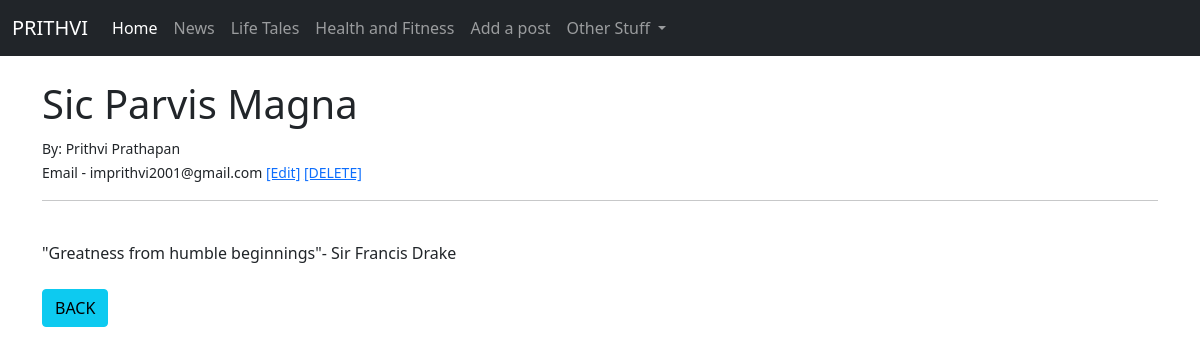
/article/1, run on an earlier commit of the app's database.
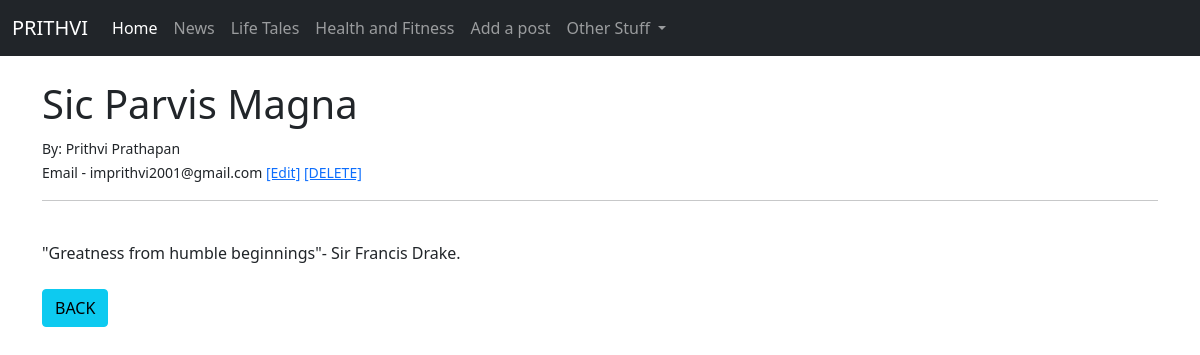
And on a later commit of the database.
### theblog/models.py (models this page shows, shortened)
class Post(models.Model):
	title = models.CharField(max_length = 255)
	title_tag = models.CharField(max_length = 255)
	author = models.ForeignKey(User, on_delete = models.CASCADE)
	body = models.TextField()

### theblog/views.py (the view)
# urls.py: path('article/<int:pk>', ArticleDetailView.as_view(), name = "article-detail"),
class ArticleDetailView(DetailView):
	model = Post
	template_name = "article_detail.html"

### theblog/templates/article_detail.html (shortened to what this page needs)
{% extends 'base.html' %}
{% block content %}
<h1>{{ post.title }}</h1>
<small>
  By: {{ post.author.first_name }} {{ post.author.last_name }}<br/> Email -
{{ post.author.email }}
<a href="{% url 'update_post' post.pk %}"> [Edit]</a>
<a href="{% url 'delete_post' post.pk %}">[DELETE]</a>
 </small><br/>
<hr>
<br/>
{{ post.body }}
<br/><br/>
<a href="{% url 'home' %}" class="btn btn-info">BACK</a>
{% endblock %}

What changed in the data, as far as the page shows it:
changed Post "Sic Parvis Magna": body "\"Greatness from humble beginnings\"- Sir Francis Drake" → "\"Greatness from humble beginnings\"- Sir Francis Drake."
